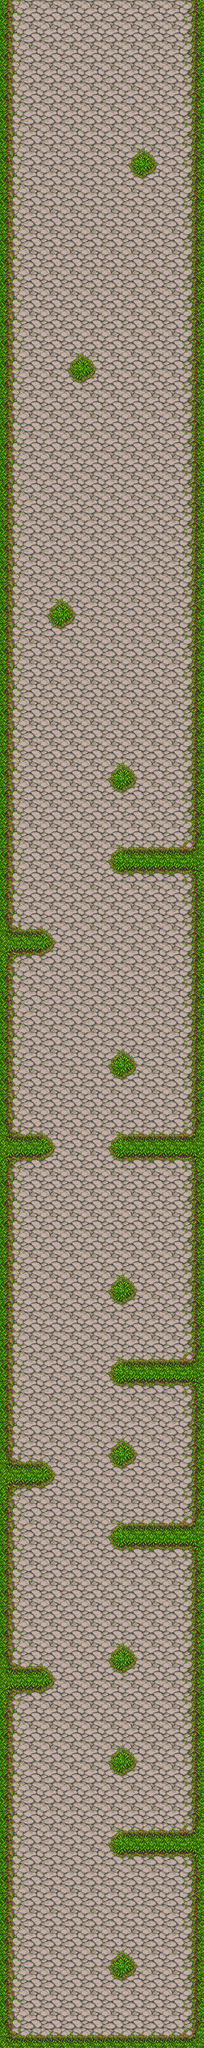

This game map was drawn from its Tiled (.tmx) file and the tilesets committed beside it. A one-line description and the trimmed map source follow:
An orthogonal 10x100 tile map with 32x32 px tiles, 1 tile layer (Tile Layer 1).

<map version="1.0" orientation="orthogonal" width="10" height="100" tilewidth="32" tileheight="32">
 <tileset firstgid="1" name="PathAndObjects_0" tilewidth="32" tileheight="32">
  <image source="tiles.png" width="512" height="512" />
 </tileset>
 <layer name="Tile Layer 1" width="10" height="100">
  <data>[1000 cells, 1000 non-empty, 13 distinct tile ids]</data>
 </layer>
</map>
